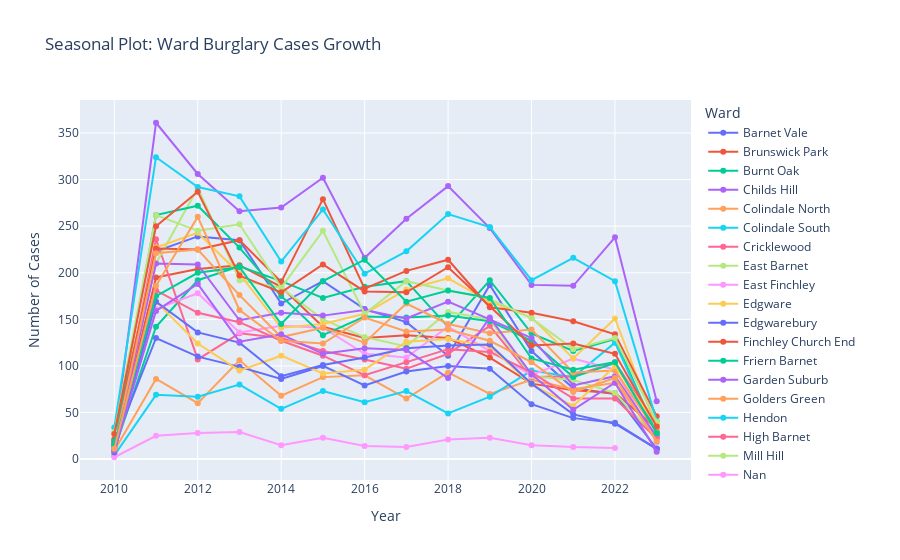

Write notebook code for a chart like this one.
### Code cell
filtered_df_new = pd.read_csv('C:/Users/20212828/Downloads/Bigfile/filtered_df_utility_cols.csv')

fig_w = px.line(filtered_df_new.groupby(['Ward', 'Year']).size().reset_index(name='Burglary Rate'), x='Year', y='Burglary Rate', color='Ward',
                   title="Seasonal Plot: Ward Burglary Cases Growth")
fig_w.update_yaxes(title="Number of Cases")
fig_w.update_traces(mode="markers+lines", hovertemplate=None)
fig_w.update_layout(hovermode="x unified")

fig_w.show()

### Figure 1 — Plotly figure (JSON) as saved in the notebook; plotly's stock layout.template omitted (floating-point values rounded to 4 significant figures)
{"data": [{"legendgroup": "Barnet Vale", "line": {"color": "#636efa", "dash": "solid"}, "marker": {"symbol": "circle"}, "mode": "markers+lines", "name": "Barnet Vale", "orientation": "v", "showlegend": true, "type": "scatter", "x": [2010, 2011, 2012, 2013, 2014, 2015, 2016, 2017, 2018, 2019, 2020, 2021, 2022, 2023], "xaxis": "x", "y": [13, 223, 239, 235, 167, 191, 161, 147, 111, 187, 116, 76, 70, 11], "yaxis": "y"}, {"legendgroup": "Brunswick Park", "line": {"color": "#EF553B", "dash": "solid"}, "marker": {"symbol": "circle"}, "mode": "markers+lines", "name": "Brunswick Park", "orientation": "v", "showlegend": true, "type": "scatter", "x": [2010, 2011, 2012, 2013, 2014, 2015, 2016, 2017, 2018, 2019, 2020, 2021, 2022, 2023], "xaxis": "x", "y": [11, 195, 204, 208, 185, 142, 130, 133, 130, 109, 81, 74, 71, 33], "yaxis": "y"}, {"legendgroup": "Burnt Oak", "line": {"color": "#00cc96", "dash": "solid"}, "marker": {"symbol": "circle"}, "mode": "markers+lines", "name": "Burnt Oak", "orientation": "v", "showlegend": true, "type": "scatter", "x": [2010, 2011, 2012, 2013, 2014, 2015, 2016, 2017, 2018, 2019, 2020, 2021, 2022, 2023], "xaxis": "x", "y": [10, 142, 192, 207, 191, 173, 185, 191, 142, 192, 135, 116, 129, 27], "yaxis": "y"}, {"legendgroup": "Childs Hill", "line": {"color": "#ab63fa", "dash": "solid"}, "marker": {"symbol": "circle"}, "mode": "markers+lines", "name": "Childs Hill", "orientation": "v", "showlegend": true, "type": "scatter", "x": [2010, 2011, 2012, 2013, 2014, 2015, 2016, 2017, 2018, 2019, 2020, 2021, 2022, 2023], "xaxis": "x", "y": [19, 361, 306, 266, 270, 302, 216, 258, 293, 248, 187, 186, 238, 62], "yaxis": "y"}, {"legendgroup": "Colindale North", "line": {"color": "#FFA15A", "dash": "solid"}, "marker": {"symbol": "circle"}, "mode": "markers+lines", "name": "Colindale North", "orientation": "v", "showlegend": true, "type": "scatter", "x": [2010, 2011, 2012, 2013, 2014, 2015, 2016, 2017, 2018, 2019, 2020, 2021, 2022, 2023], "xaxis": "x", "y": [9, 86, 60, 106, 68, 88, 90, 65, 93, 70, 85, 75, 82, 24], "yaxis": "y"}, {"legendgroup": "Colindale South", "line": {"color": "#19d3f3", "dash": "solid"}, "marker": {"symbol": "circle"}, "mode": "markers+lines", "name": "Colindale South", "orientation": "v", "showlegend": true, "type": "scatter", "x": [2010, 2011, 2012, 2013, 2014, 2015, 2016, 2017, 2018, 2019, 2020, 2021, 2022, 2023], "xaxis": "x", "y": [4, 69, 67, 80, 54, 73, 61, 73, 49, 67, 95, 88, 125, 27], "yaxis": "y"}, {"legendgroup": "Cricklewood", "line": {"color": "#FF6692", "dash": "solid"}, "marker": {"symbol": "circle"}, "mode": "markers+lines", "name": "Cricklewood", "orientation": "v", "showlegend": true, "type": "scatter", "x": [2010, 2011, 2012, 2013, 2014, 2015, 2016, 2017, 2018, 2019, 2020, 2021, 2022, 2023], "xaxis": "x", "y": [11, 236, 107, 135, 130, 116, 107, 97, 113, 143, 88, 89, 104, 36], "yaxis": "y"}, {"legendgroup": "East Barnet", "line": {"color": "#B6E880", "dash": "solid"}, "marker": {"symbol": "circle"}, "mode": "markers+lines", "name": "East Barnet", "orientation": "v", "showlegend": true, "type": "scatter", "x": [2010, 2011, 2012, 2013, 2014, 2015, 2016, 2017, 2018, 2019, 2020, 2021, 2022, 2023], "xaxis": "x", "y": [18, 210, 291, 192, 184, 150, 131, 121, 158, 150, 89, 85, 71, 22], "yaxis": "y"}, {"legendgroup": "East Finchley", "line": {"color": "#FF97FF", "dash": "solid"}, "marker": {"symbol": "circle"}, "mode": "markers+lines", "name": "East Finchley", "orientation": "v", "showlegend": true, "type": "scatter", "x": [2010, 2011, 2012, 2013, 2014, 2015, 2016, 2017, 2018, 2019, 2020, 2021, 2022, 2023], "xaxis": "x", "y": [17, 161, 178, 136, 143, 141, 113, 109, 142, 116, 90, 108, 96, 18], "yaxis": "y"}, {"legendgroup": "Edgware", "line": {"color": "#FECB52", "dash": "solid"}, "marker": {"symbol": "circle"}, "mode": "markers+lines", "name": "Edgware", "orientation": "v", "showlegend": true, "type": "scatter", "x": [2010, 2011, 2012, 2013, 2014, 2015, 2016, 2017, 2018, 2019, 2020, 2021, 2022, 2023], "xaxis": "x", "y": [22, 227, 243, 199, 141, 145, 156, 182, 194, 169, 152, 108, 151, 33], "yaxis": "y"}, {"legendgroup": "Edgwarebury", "line": {"color": "#636efa", "dash": "solid"}, "marker": {"symbol": "circle"}, "mode": "markers+lines", "name": "Edgwarebury", "orientation": "v", "showlegend": true, "type": "scatter", "x": [2010, 2011, 2012, 2013, 2014, 2015, 2016, 2017, 2018, 2019, 2020, 2021, 2022, 2023], "xaxis": "x", "y": [17, 130, 110, 99, 86, 100, 79, 94, 100, 97, 59, 44, 39, 11], "yaxis": "y"}, {"legendgroup": "Finchley Church End", "line": {"color": "#EF553B", "dash": "solid"}, "marker": {"symbol": "circle"}, "mode": "markers+lines", "name": "Finchley Church End", "orientation": "v", "showlegend": true, "type": "scatter", "x": [2010, 2011, 2012, 2013, 2014, 2015, 2016, 2017, 2018, 2019, 2020, 2021, 2022, 2023], "xaxis": "x", "y": [21, 226, 225, 235, 190, 279, 183, 202, 214, 163, 157, 148, 134, 46], "yaxis": "y"}, {"legendgroup": "Friern Barnet", "line": {"color": "#00cc96", "dash": "solid"}, "marker": {"symbol": "circle"}, "mode": "markers+lines", "name": "Friern Barnet", "orientation": "v", "showlegend": true, "type": "scatter", "x": [2010, 2011, 2012, 2013, 2014, 2015, 2016, 2017, 2018, 2019, 2020, 2021, 2022, 2023], "xaxis": "x", "y": [19, 262, 272, 227, 175, 133, 153, 152, 154, 148, 127, 88, 103, 29], "yaxis": "y"}, {"legendgroup": "Garden Suburb", "line": {"color": "#ab63fa", "dash": "solid"}, "marker": {"symbol": "circle"}, "mode": "markers+lines", "name": "Garden Suburb", "orientation": "v", "showlegend": true, "type": "scatter", "x": [2010, 2011, 2012, 2013, 2014, 2015, 2016, 2017, 2018, 2019, 2020, 2021, 2022, 2023], "xaxis": "x", "y": [12, 210, 209, 149, 157, 154, 160, 151, 169, 150, 130, 79, 89, 24], "yaxis": "y"}, {"legendgroup": "Golders Green", "line": {"color": "#FFA15A", "dash": "solid"}, "marker": {"symbol": "circle"}, "mode": "markers+lines", "name": "Golders Green", "orientation": "v", "showlegend": true, "type": "scatter", "x": [2010, 2011, 2012, 2013, 2014, 2015, 2016, 2017, 2018, 2019, 2020, 2021, 2022, 2023], "xaxis": "x", "y": [13, 221, 225, 176, 131, 141, 125, 167, 145, 135, 139, 93, 95, 29], "yaxis": "y"}, {"legendgroup": "Hendon", "line": {"color": "#19d3f3", "dash": "solid"}, "marker": {"symbol": "circle"}, "mode": "markers+lines", "name": "Hendon", "orientation": "v", "showlegend": true, "type": "scatter", "x": [2010, 2011, 2012, 2013, 2014, 2015, 2016, 2017, 2018, 2019, 2020, 2021, 2022, 2023], "xaxis": "x", "y": [34, 324, 292, 282, 212, 268, 199, 223, 263, 249, 192, 216, 191, 41], "yaxis": "y"}, {"legendgroup": "High Barnet", "line": {"color": "#FF6692", "dash": "solid"}, "marker": {"symbol": "circle"}, "mode": "markers+lines", "name": "High Barnet", "orientation": "v", "showlegend": true, "type": "scatter", "x": [2010, 2011, 2012, 2013, 2014, 2015, 2016, 2017, 2018, 2019, 2020, 2021, 2022, 2023], "xaxis": "x", "y": [15, 181, 157, 147, 127, 111, 90, 104, 118, 115, 93, 65, 65, 22], "yaxis": "y"}, {"legendgroup": "Mill Hill", "line": {"color": "#B6E880", "dash": "solid"}, "marker": {"symbol": "circle"}, "mode": "markers+lines", "name": "Mill Hill", "orientation": "v", "showlegend": true, "type": "scatter", "x": [2010, 2011, 2012, 2013, 2014, 2015, 2016, 2017, 2018, 2019, 2020, 2021, 2022, 2023], "xaxis": "x", "y": [29, 262, 245, 252, 184, 245, 156, 191, 181, 172, 151, 118, 130, 40], "yaxis": "y"}, {"legendgroup": "Nan", "line": {"color": "#FF97FF", "dash": "solid"}, "marker": {"symbol": "circle"}, "mode": "markers+lines", "name": "Nan", "orientation": "v", "showlegend": true, "type": "scatter", "x": [2010, 2011, 2012, 2013, 2014, 2015, 2016, 2017, 2018, 2019, 2020, 2021, 2022], "xaxis": "x", "y": [2, 25, 28, 29, 15, 23, 14, 13, 21, 23, 15, 13, 12], "yaxis": "y"}, {"legendgroup": "Totteridge and Woodside", "line": {"color": "#FECB52", "dash": "solid"}, "marker": {"symbol": "circle"}, "mode": "markers+lines", "name": "Totteridge and Woodside", "orientation": "v", "showlegend": true, "type": "scatter", "x": [2010, 2011, 2012, 2013, 2014, 2015, 2016, 2017, 2018, 2019, 2020, 2021, 2022, 2023], "xaxis": "x", "y": [7, 169, 124, 95, 111, 92, 96, 126, 129, 121, 80, 57, 100, 36], "yaxis": "y"}, {"legendgroup": "Underhill", "line": {"color": "#636efa", "dash": "solid"}, "marker": {"symbol": "circle"}, "mode": "markers+lines", "name": "Underhill", "orientation": "v", "showlegend": true, "type": "scatter", "x": [2010, 2011, 2012, 2013, 2014, 2015, 2016, 2017, 2018, 2019, 2020, 2021, 2022, 2023], "xaxis": "x", "y": [7, 169, 136, 125, 89, 101, 109, 119, 122, 123, 81, 48, 38, 11], "yaxis": "y"}, {"legendgroup": "West Finchley", "line": {"color": "#EF553B", "dash": "solid"}, "marker": {"symbol": "circle"}, "mode": "markers+lines", "name": "West Finchley", "orientation": "v", "showlegend": true, "type": "scatter", "x": [2010, 2011, 2012, 2013, 2014, 2015, 2016, 2017, 2018, 2019, 2020, 2021, 2022, 2023], "xaxis": "x", "y": [27, 250, 287, 197, 179, 209, 180, 179, 206, 164, 122, 124, 113, 35], "yaxis": "y"}, {"legendgroup": "West Hendon", "line": {"color": "#00cc96", "dash": "solid"}, "marker": {"symbol": "circle"}, "mode": "markers+lines", "name": "West Hendon", "orientation": "v", "showlegend": true, "type": "scatter", "x": [2010, 2011, 2012, 2013, 2014, 2015, 2016, 2017, 2018, 2019, 2020, 2021, 2022, 2023], "xaxis": "x", "y": [15, 175, 200, 206, 145, 191, 214, 169, 181, 173, 108, 96, 104, 28], "yaxis": "y"}, {"legendgroup": "Whetstone", "line": {"color": "#ab63fa", "dash": "solid"}, "marker": {"symbol": "circle"}, "mode": "markers+lines", "name": "Whetstone", "orientation": "v", "showlegend": true, "type": "scatter", "x": [2010, 2011, 2012, 2013, 2014, 2015, 2016, 2017, 2018, 2019, 2020, 2021, 2022, 2023], "xaxis": "x", "y": [9, 159, 188, 126, 134, 113, 119, 117, 87, 152, 91, 53, 82, 8], "yaxis": "y"}, {"legendgroup": "Woodhouse", "line": {"color": "#FFA15A", "dash": "solid"}, "marker": {"symbol": "circle"}, "mode": "markers+lines", "name": "Woodhouse", "orientation": "v", "showlegend": true, "type": "scatter", "x": [2010, 2011, 2012, 2013, 2014, 2015, 2016, 2017, 2018, 2019, 2020, 2021, 2022, 2023], "xaxis": "x", "y": [11, 186, 260, 160, 127, 124, 152, 137, 139, 127, 104, 72, 87, 19], "yaxis": "y"}], "layout": {"hovermode": "x unified", "legend": {"title": {"text": "Ward"}, "tracegroupgap": 0}, "title": {"text": "Seasonal Plot: Ward Burglary Cases Growth"}, "xaxis": {"anchor": "y", "domain": [0, 1], "title": {"text": "Year"}}, "yaxis": {"anchor": "x", "domain": [0, 1], "title": {"text": "Number of Cases"}}}}
